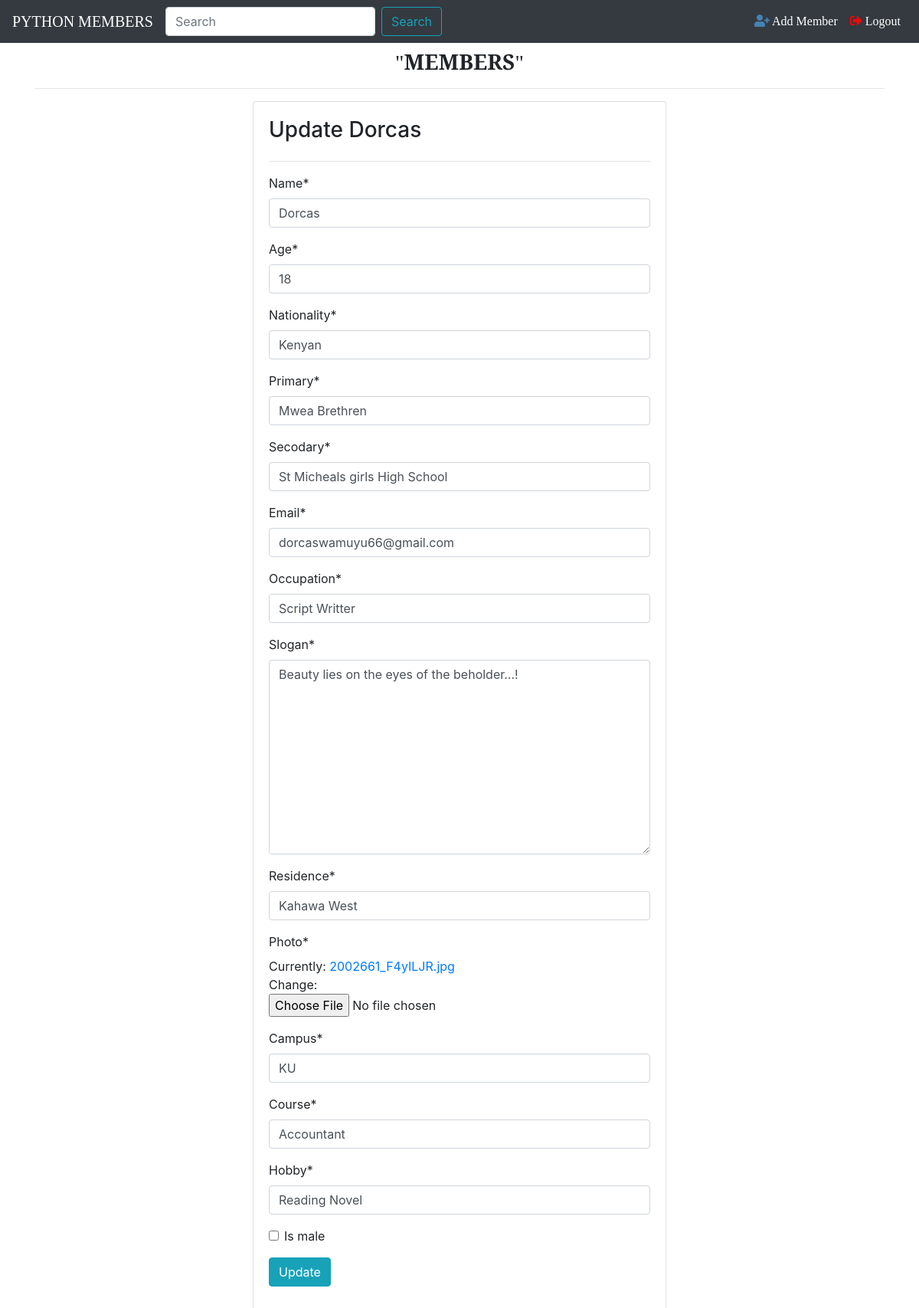
/5/update, run on the app's committed database.
### mango/models.py (models this page shows, shortened)
class Member(models.Model):
    name = models.CharField(max_length=40)
    age = models.IntegerField()
    nationality = models.CharField(max_length=40)
    primary = models.CharField(max_length=40)
    secodary = models.CharField(max_length=40)
    email = models.EmailField()
    occupation = models.CharField(max_length=40)
    slogan = models.TextField(max_length=50)
    residence = models.CharField(max_length=40)
    photo = models.ImageField()
    campus = models.CharField(max_length=50)
    course = models.CharField(max_length=35)
    hobby = models.CharField(max_length=30)
    is_male = models.BooleanField(default=True)

### mango/views.py (the view)
# urls.py: path('<int:pk>/update', views.MemberUpdateView.as_view(),name ='update-member'),
class MemberUpdateView(UpdateView):
    model = Member
    fields = '__all__'

### mango/templates/mango/member_form.html (shortened to what this page needs)
{% extends 'mango/base.html' %}
{% block content %}
{% load crispy_forms_tags%}
    <div class="row">
        <div class="col-sm-3"></div>
        <div class="col-sm-6">
            <div class="card card-body">
                <h3 class="text-capitalize">{% if object %} Update {{object.name}} {% else %} add Member {% endif %}</h3>
                <hr>
                <form method="post" enctype="multipart/form-data">
                    {{form|crispy}}
                    <div class="form-group">
                        <button type="submit" class="btn btn-info">{% if object %}Update{% else %}Submit{%endif%}</button>
                    </div>
                </form>
            </div>
        </div>
    </div>
{% endblock %}

### data on the page
Member: name "Dorcas", age "18", nationality "Kenyan", primary "Mwea Brethren", secodary "St Micheals girls High School", email "dorcaswamuyu66@gmail.com", occupation "Script Writter", slogan "Beauty lies on the eyes of the beholder...!", residence "Kahawa West", campus "KU", course "Accountant", hobby "Reading Novel"
